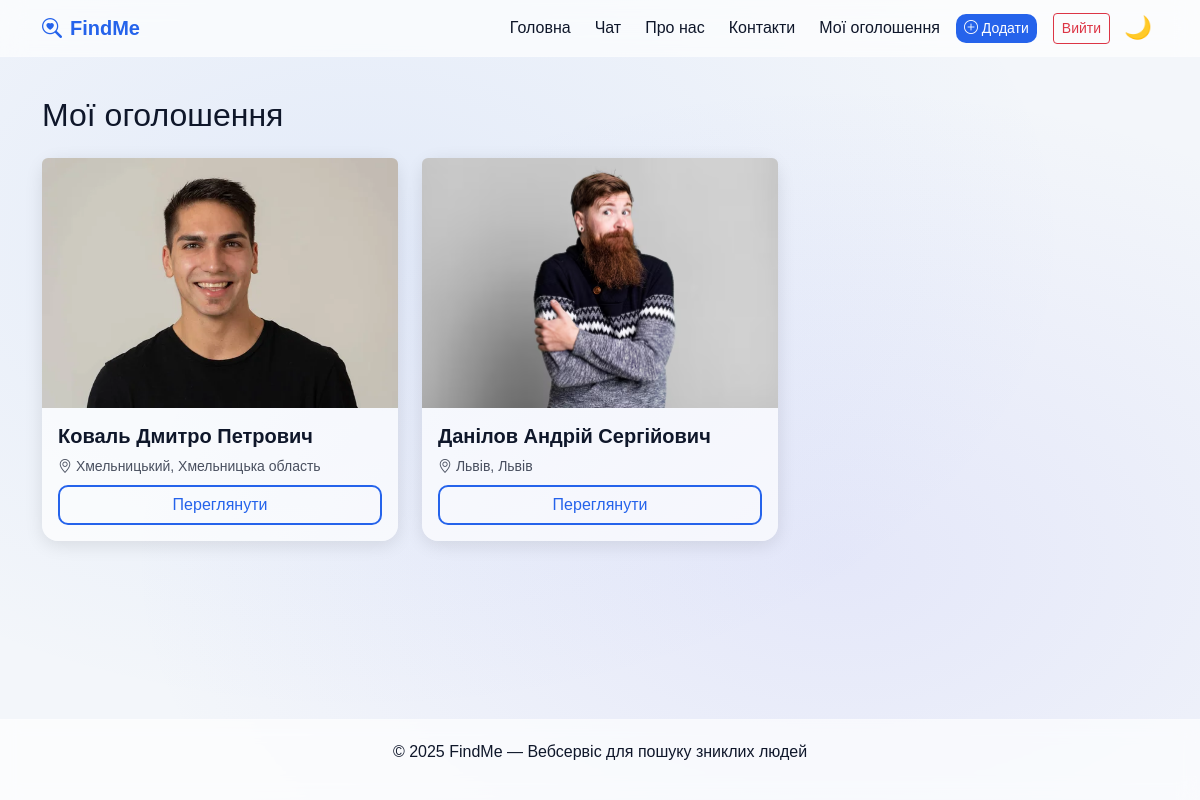
/my-posts/ (signed in), run on the app's committed database.
### missing_persons/models.py (models this page shows, shortened)
class MissingPerson(models.Model):
    STATUS_CHOICES = [
        ('active', 'Активне'),
        ('found', 'Знайдено'),
        ('archived', 'Архівовано'),
    ]
    user = models.ForeignKey(User, on_delete=models.CASCADE)
    full_name = models.CharField(max_length=150)
    birth_date = models.DateField(null=True, blank=True)
    missing_date = models.DateField()
    region = models.CharField(max_length=100)
    city = models.CharField(max_length=100)
    description = models.TextField()
    photo = models.ImageField(upload_to='missing_persons/', blank=True, null=True)
    status = models.CharField(max_length=20, choices=STATUS_CHOICES, default='active')
    created_at = models.DateTimeField(auto_now_add=True)
    location = models.CharField("Останнє місце, де бачили", max_length=255, blank=True, null=True)
    latitude = models.FloatField(blank=True, null=True)
    longitude = models.FloatField(blank=True, null=True)

### missing_persons/views.py (the view)
# urls.py: path('my-posts/', mp_views.my_posts, name='my_posts'),
@login_required
def my_posts(request):
    persons = MissingPerson.objects.filter(user=request.user)
    return render(request, 'my_posts.html', {'persons': persons})

### templates/my_posts.html
{% extends 'base.html' %}
{% block content %}
<h2 class="mb-4">Мої оголошення</h2>
{% if persons %}
<div class="row g-4">
  {% for p in persons %}
  <div class="col-md-4">
    <div class="card h-100">
      {% if p.photo %}
      <img src="{{ p.photo.url }}" class="card-img-top rounded-top" alt="{{ p.full_name }}">
      {% endif %}
      <div class="card-body">
        <h5 class="fw-semibold">{{ p.full_name }}</h5>
        <p class="text-muted small mb-2"><i class="bi bi-geo-alt"></i> {{ p.city }}, {{ p.region }}</p>
        <a href="{% url 'missing_detail' p.pk %}" class="btn btn-outline-primary w-100">Переглянути</a>
      </div>
    </div>
  </div>
  {% endfor %}
</div>
{% else %}
  <p>У вас ще немає створених оголошень.</p>
{% endif %}
{% endblock %}

### templates/base.html (style rules this page uses)
:root { --bg-light: #f3f6fa; --bg-dark: #0b1120; --glass-light: rgba(255, 255, 255, 0.65); --glass-dark: rgba(17, 25, 40, 0.65); --text-light: #0f172a; --text-dark: #f8fafc; --accent: #2563eb; --radius: 16px; --transition: all 0.3s ease; }
html[data-theme="light"] { --bg: var(--bg-light); --text: var(--text-light); --glass: var(--glass-light); }
body { background: var(--bg); color: var(--text); font-family: 'Poppins', sans-serif; transition: var(--transition); display: flex; flex-direction: column; min-height: 100vh; background-image: radial-gradient(at 30% 30%, rgba(37,99,235,0.08), transparent 60%), radial-gradient(at 70% 70%, rgba(99,102,241,0.1), transparent 60%); }
a { color: var(--accent); text-decoration: none; transition: var(--transition); }
h1, h2, h3, h4, h5, h6, p, small, label, li, span { color: var(--text); transition: var(--transition); }
.text-muted { color: var(--text) !important; opacity: 0.75; }
.card { border: none; border-radius: var(--radius); backdrop-filter: blur(20px); background-color: var(--glass); box-shadow: 0 4px 18px rgba(0,0,0,0.1); color: var(--text); transition: none; }
.card-img-top { height: 250px; object-fit: cover; border-top-left-radius: var(--radius); border-top-right-radius: var(--radius); }
.btn-outline-primary { border: 2px solid var(--accent); color: var(--accent); border-radius: 10px; }

### data on the page
MissingPerson: photo (picture), full_name "Коваль Дмитро Петрович", city "Хмельницький", region "Хмельницька область"
MissingPerson: photo (picture), full_name "Данілов Андрій Сергійович", city "Львів", region "Львів"
